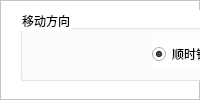
        <widget class="QWidget" name="PartternRotateSetttingPage">
         <layout class="QVBoxLayout" name="verticalLayout_3">
          <property name="spacing">
           <number>0</number>
          </property>
          <property name="leftMargin">
           <number>0</number>
          </property>
          <property name="topMargin">
           <number>0</number>
          </property>
          <property name="rightMargin">
           <number>0</number>
          </property>
          <property name="bottomMargin">
           <number>0</number>
          </property>
          <item>
           <widget class="QFrame" name="frame">
            <property name="styleSheet">
             <string notr="true">background-color: rgb(255, 255, 255);</string>
            </property>
            <property name="frameShape">
             <enum>QFrame::StyledPanel</enum>
            </property>
            <property name="frameShadow">
             <enum>QFrame::Raised</enum>
            </property>
            <widget class="QGroupBox" name="groupBox">
             <property name="geometry">
              <rect>
               <x>20</x>
               <y>10</y>
               <width>511</width>
               <height>71</height>
              </rect>
             </property>
             <property name="title">
              <string>移动方向</string>
             </property>
             <layout class="QVBoxLayout" name="verticalLayout_5">
              <item>
               <layout class="QHBoxLayout" name="horizontalLayout_4">
                <item>
                 <spacer name="horizontalSpacer_6">
                  <property name="orientation">
                   <enum>Qt::Horizontal</enum>
                  </property>
                  <property name="sizeHint" stdset="0">
                   <size>
                    <width>40</width>
                    <height>20</height>
                   </size>
                  </property>
                 </spacer>
                </item>
                <item>
                 <widget class="QRadioButton" name="ClockWise">
                  <property name="minimumSize">
                   <size>
                    <width>0</width>
                    <height>30</height>
                   </size>
                  </property>
                  <property name="text">
                   <string>顺时针</string>
                  </property>
                  <property name="checked">
                   <bool>true</bool>
                  </property>
                 </widget>
                </item>
                <item>
                 <spacer name="horizontalSpacer_7">
                  <property name="orientation">
                   <enum>Qt::Horizontal</enum>
                  </property>
                  <property name="sizeHint" stdset="0">
                   <size>
                    <width>40</width>
                    <height>20</height>
                   </size>
                  </property>
                 </spacer>
                </item>
                <item>
                 <widget class="QRadioButton" name="AntiClockWise">
                  <property name="text">
                   <string>逆时针</string>
                  </property>
                  <property name="checked">
                   <bool>false</bool>
                  </property>
                 </widget>
                </item>
                <item>
                 <spacer name="horizontalSpacer_8">
                  <property name="orientation">
                   <enum>Qt::Horizontal</enum>
                  </property>
                  <property name="sizeHint" stdset="0">
                   <size>
                    <width>40</width>
                    <height>20</height>
                   </size>
                  </property>
                 </spacer>
                </item>
               </layout>
              </item>
             </layout>
            </widget>
            <widget class="QGroupBox" name="groupBox_2">
             <property name="geometry">
              <rect>
               <x>20</x>
               <y>120</y>
               <width>511</width>
               <height>111</height>
              </rect>
             </property>
             <property name="title">
              <string>角度</string>
             </property>
             <layout class="QVBoxLayout" name="verticalLayout_4">
              <item>
               <layout class="QHBoxLayout" name="horizontalLayout_3">
                <property name="spacing">
                 <number>0</number>
                </property>
                <item>
                 <spacer name="horizontalSpacer_4">
                  <property name="orientation">
                   <enum>Qt::Horizontal</enum>
                  </property>
                  <property name="sizeType">
                   <enum>QSizePolicy::Fixed</enum>
                  </property>
                  <property name="sizeHint" stdset="0">
                   <size>
                    <width>110</width>
                    <height>20</height>
                   </size>
                  </property>
                 </spacer>
                </item>
                <item>
                 <widget class="QCheckBox" name="wholeCircular">
                  <property name="minimumSize">
                   <size>
                    <width>70</width>
                    <height>30</height>
                   </size>
                  </property>
                  <property name="text">
                   <string>全圆</string>
                  </property>
                  <property name="checked">
                   <bool>true</bool>
                  </property>
                 </widget>
                </item>
                <item>
                 <spacer name="horizontalSpacer_3">
                  <property name="orientation">
                   <enum>Qt::Horizontal</enum>
                  </property>
                  <property name="sizeHint" stdset="0">
                   <size>
                    <width>40</width>
                    <height>20</height>
                   </size>
                  </property>
                 </spacer>
                </item>
               </layout>
              </item>
              <item>
               <layout class="QHBoxLayout" name="horizontalLayout_2">
                <property name="spacing">
                 <number>0</number>
                </property>
                <item>
                 <spacer name="horizontalSpacer_5">
                  <property name="orientation">
                   <enum>Qt::Horizontal</enum>
                  </property>
                  <property name="sizeType">
                   <enum>QSizePolicy::Fixed</enum>
                  </property>
                  <property name="sizeHint" stdset="0">
                   <size>
                    <width>40</width>
                    <height>20</height>
                   </size>
                  </property>
                 </spacer>
                </item>
                <item>
                 <widget class="QLabel" name="startLabel">
                  <property name="minimumSize">
                   <size>
                    <width>70</width>
                    <height>30</height>
                   </size>
                  </property>
                  <property name="text">
                   <string>起始：</string>
                  </property>
                  <property name="alignment">
                   <set>Qt::AlignRight|Qt::AlignTrailing|Qt::AlignVCenter</set>
                  </property>
                 </widget>
                </item>
                <item>
                 <widget class="QLineEdit" name="startLineEdit">
                  <property name="text">
                   <string>0</string>
                  </property>
                 </widget>
                </item>
                <item>
                 <spacer name="horizontalSpacer_2">
                  <property name="orientation">
                   <enum>Qt::Horizontal</enum>
                  </property>
                  <property name="sizeHint" stdset="0">
                   <size>
                    <width>40</width>
                    <height>20</height>
                   </size>
                  </property>
                 </spacer>
                </item>
                <item>
                 <widget class="QLabel" name="endLabel">
                  <property name="minimumSize">
                   <size>
                    <width>70</width>
                    <height>0</height>
                   </size>
                  </property>
                  <property name="text">
                   <string>扫过范围：</string>
                  </property>
                  <property name="alignment">
                   <set>Qt::AlignRight|Qt::AlignTrailing|Qt::AlignVCenter</set>
                  </property>
                 </widget>
                </item>
                <item>
                 <widget class="QLineEdit" name="endLineEdit">
                  <property name="text">
                   <string>0</string>
                  </property>
                  <property name="maxLength">
                   <number>30676</number>
                  </property>
                 </widget>
                </item>
               </layout>
              </item>
             </layout>
            </widget>
           </widget>
          </item>
         </layout>
        </widget>
